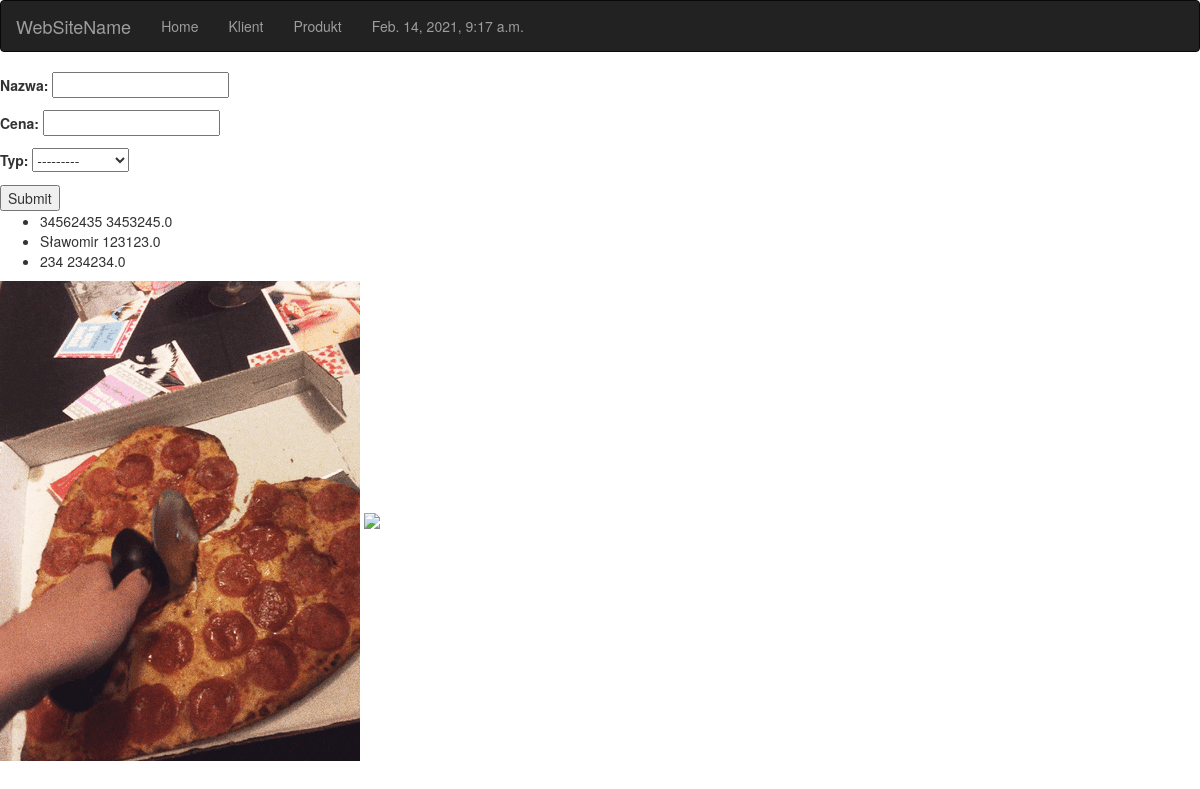
The page /addProduct/ on the database as committed earlier.
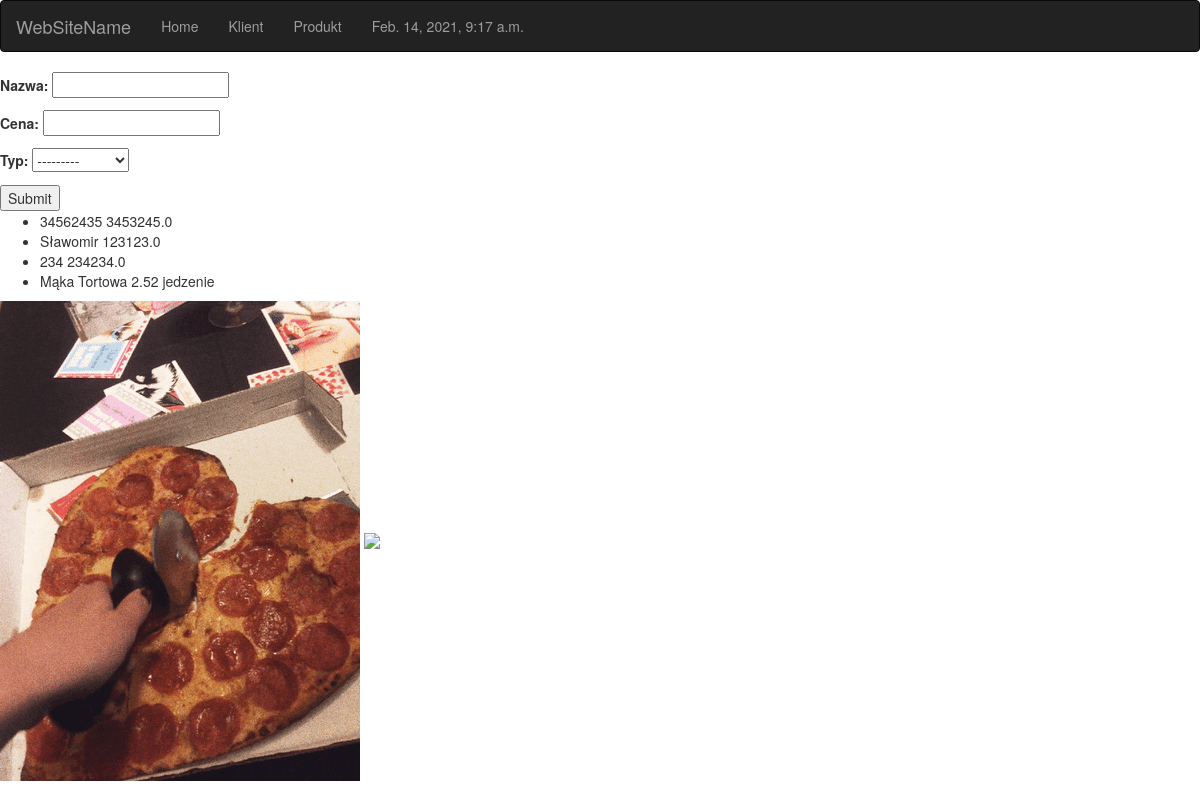
The same page on the database as committed later.
### modliszka/models.py (models this page shows)
class Product(models.Model):
    name = models.CharField(max_length=128)
    price = models.FloatField()
    typ = models.ForeignKey(ProductTyp, on_delete=models.CASCADE, null=True)
    def __str__(self):
        if self.typ is not None:
            typ = self.typ.name
        else:
            typ = ""
        return f"{self.name} {self.price} {typ}"

class ProductTyp(models.Model):
    name = models.CharField(max_length=30)
    @mark_safe
    def __str__(self):
        return self.name + "<h1> AA</h1>"

### modliszka/views.py (the view, shortened to what this page needs)
# urls.py: path("addProduct/", views.AddProductView.as_view(), name='add_product'),
class AddProductView(View):
    def get(self, request):
        form = ProductForm()
        products = Product.objects.all()
        return render(request, 'object_list_view.html', {'form':form, 'objects':products})

### modliszka/forms.py
class ProductForm(forms.Form):
    name = forms.CharField(label='Nazwa')
    price = forms.FloatField(label='Cena', validators=[check_price])
    typ = forms.ModelChoiceField(queryset=ProductTyp.objects.all())

### modliszka/context_processor.py (called while the page is built)
def get_time(request):
    return {'date':datetime.now()}

### templates/object_list_view.html
{% extends 'base.html' %}
{% block content %}
    {% include 'form.html' %}
    {% include 'list_view.html' %}
{% endblock %}

### templates/list_view.html
<ul>
{% for item in objects %}
    <li>{{ item }}</li>
{% endfor %}
</ul>

Rows that differ between the two databases and show on the page:
added Product: typ+name+price "Mąka Tortowa 2.52 jedzenie"
